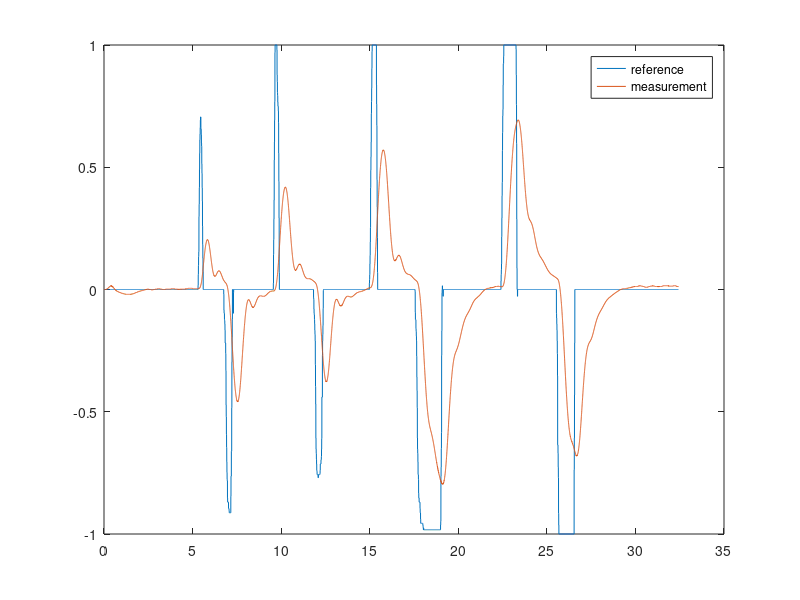
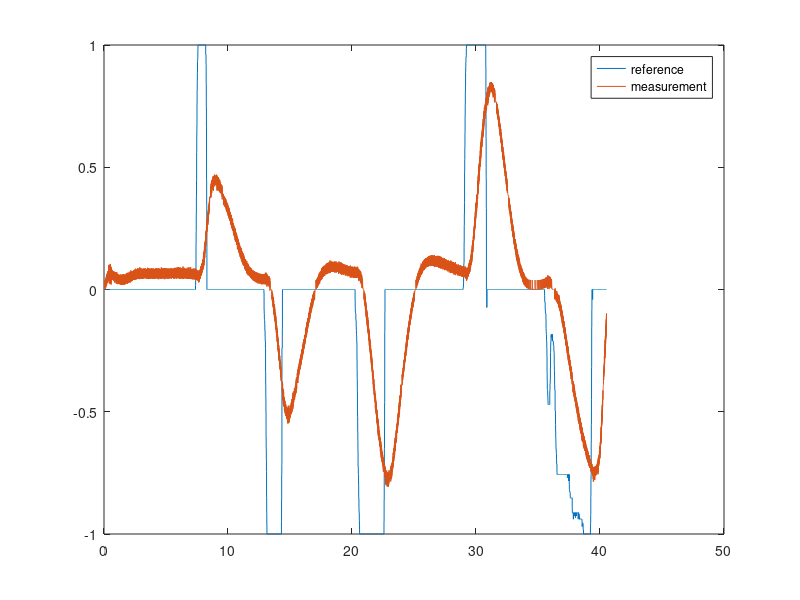

Here is the MATLAB script that generated these plots, in order:
load('pitch.mat');
load('data.mat');

figure('Name','Comparison, ref and measure','numberTitle','off');
plot(pitch(1,:), pitch(2,:), pitch(1,:), pitch(3,:));
legend('reference','measurement');

figure('Name','Travelrate','numberTitle','off');
plot(data(1,:), data(2,:), data(1,:), data(3,:));
legend('reference','measurement');